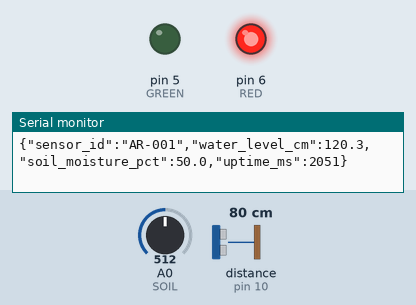
This sketch was run on a simulated Arduino Uno, built with avr-gcc and run on an emulated ATmega328P. Parts: output pins drawn as LEDs (lit = HIGH), the last lines printed to the serial monitor. Wiring (from diagram.json): ultrasonic range finder: trigger pin 9; echo pin 10. Inputs (shaded band) come from the test bench; at power-on: distance to the obstacle (sensor on pin 10) 80 cm, A0 (SOIL) = 512. The echo pulse lasts 58.3 µs per cm; pins used as bus, display or sensor lines are not drawn.

Above: at 2.8 s.
2.9 s: distance to the obstacle (sensor on pin 10) set to 98 cm
5.6 s: distance to the obstacle (sensor on pin 10) set to 103 cm
At 7.4 s:
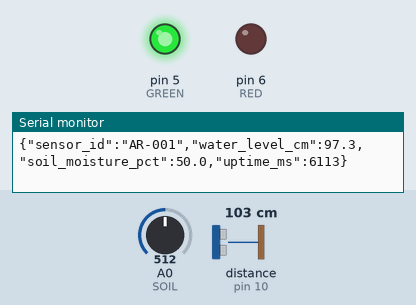
8.3 s: distance to the obstacle (sensor on pin 10) set to 2 cm
At 11.3 s:
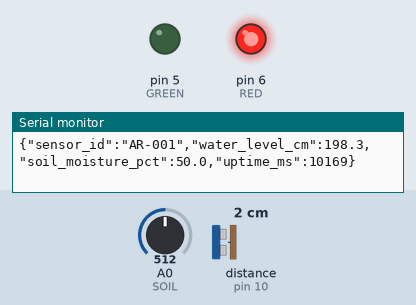
11.6 s: distance to the obstacle (sensor on pin 10) set to 120 cm
At 12.9 s:
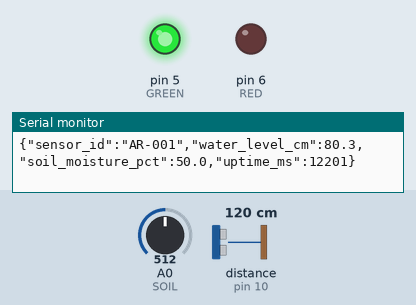
14.3 s: A0 (SOIL) set to 107
20.3 s: A0 (SOIL) set to 97
Timing chart, 0 to 23.3 s (numbered marks = the images above; inputs shaded):
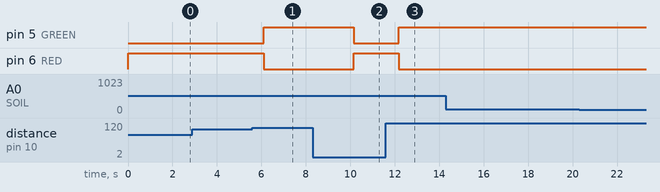

Measured:
- the behaviour switches between 100 and 101 cm on distance to the obstacle (sensor on pin 10) (found by bisection; images 0 and 1)
- after the input at 5.6 s, pin 5 (GREEN): LOW → HIGH after 0.50 s; pin 6 (RED): HIGH → LOW after 0.50 s
- after the input at 8.3 s, pin 5 (GREEN): HIGH → LOW after 1.9 s; pin 6 (RED): LOW → HIGH after 1.9 s
- after the input at 11.6 s, pin 5 (GREEN): LOW → HIGH after 0.59 s; pin 6 (RED): HIGH → LOW after 0.59 s

The sketch:

alertario.ino
```cpp
/* AlertaRio — Arduino Uno / Tinkercad.
   HC-SR04: VCC=5V, GND=GND, TRIG=D9, ECHO=D10.
   Potenciometro 10k: extremos 5V/GND, cursor=A0 (simula umidade).
   LED vermelho D6 e verde D5, cada um com resistor 220 ohms em serie.
   HC-SR04 mede distancia ate a superficie; nivel=altura_do_canal-distancia.
   Nunca use este circuito academico como instrumento de emergencia. */
// Tinkercad frequentemente oferece sensor de 3 pinos (SIG em D9).
// Use 0 para HC-SR04 de 4 pinos (TRIG D9 / ECHO D10).
#define THREE_PIN_SENSOR 0
const byte TRIG = 9, ECHO = THREE_PIN_SENSOR ? 9 : 10, SOIL = A0, RED = 6, GREEN = 5;
const float CHANNEL_HEIGHT_CM = 200.0;

void setup() {
  Serial.begin(9600);
  pinMode(TRIG, OUTPUT);
  if (!THREE_PIN_SENSOR) pinMode(ECHO, INPUT);
  pinMode(RED, OUTPUT); pinMode(GREEN, OUTPUT);
}
void loop() {
  pinMode(TRIG, OUTPUT);
  digitalWrite(TRIG, LOW); delayMicroseconds(2);
  digitalWrite(TRIG, HIGH); delayMicroseconds(10);
  digitalWrite(TRIG, LOW);
  if (THREE_PIN_SENSOR) pinMode(ECHO, INPUT);
  unsigned long duration = pulseIn(ECHO, HIGH, 30000UL);
  if (duration == 0) {
    Serial.println("{\"error\":\"ultrasonic_timeout\"}");
    digitalWrite(RED, LOW); digitalWrite(GREEN, LOW);
    delay(2000); return; // Falha NAO vira leitura de nivel zero.
  }
  float distance = duration * 0.0343 / 2.0;
  float water = constrain(CHANNEL_HEIGHT_CM - distance, 0.0, CHANNEL_HEIGHT_CM);
  float soil = analogRead(SOIL) * 100.0 / 1023.0;
  bool attention = water >= 100 || soil >= 65;
  digitalWrite(RED, attention ? HIGH : LOW);
  digitalWrite(GREEN, attention ? LOW : HIGH);
  Serial.print("{\"sensor_id\":\"AR-001\",\"water_level_cm\":");
  Serial.print(water, 1);
  Serial.print(",\"soil_moisture_pct\":"); Serial.print(soil, 1);
  // Chuva e campo de entrada do backend; o circuito NAO possui pluviometro.
  Serial.print(",\"uptime_ms\":"); Serial.print(millis());
  Serial.println("}");
  delay(2000);
}
```
